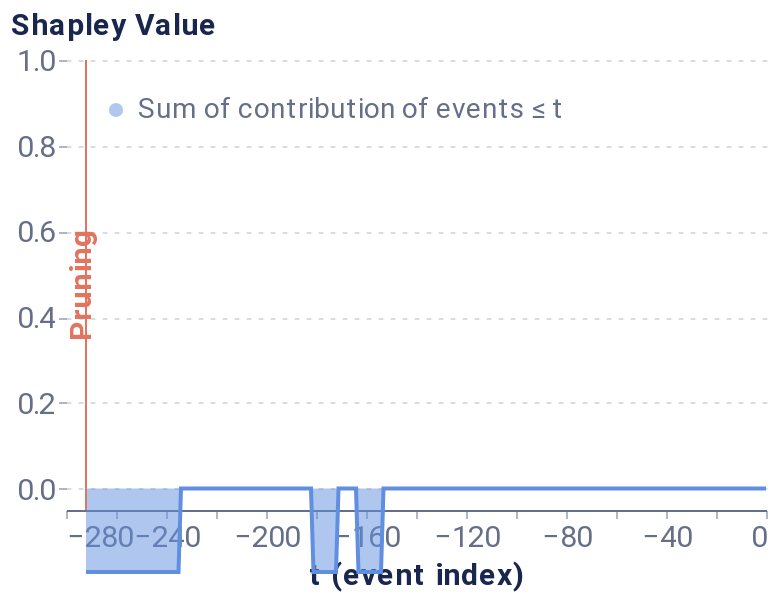

Notebook code for this chart:
### Markdown cell above
### Individual Plots

#### Local Plots

### Code cell
from timeshap.explainer import local_pruning
from timeshap.plot import plot_temp_coalition_pruning

pruning_dict = {'tol': 0,}
coal_plot_data, coal_prun_idx = local_pruning(f, random_sequence, pruning_dict, average_event)
# coal_prun_idx is in negative terms
pruning_idx = random_sequence.shape[1] + coal_prun_idx

pruning_plot = plot_temp_coalition_pruning(coal_plot_data, coal_prun_idx, plot_limit=280)
pruning_plot

### Figure 1 — Vega-Lite specification as saved in the notebook (floating-point values rounded to 4 significant figures; data arrays with more than 128 entries replaced by an {"elided": "..."} marker saying what was removed)
{"config": {"axis": {"domain": true, "domainColor": "#666F89", "grid": false, "gridCap": "round", "gridColor": "#B3B7C4", "gridDash": [2, 4], "gridWidth": 0.5, "labelColor": "#666F89", "labelFont": "Roboto, Arial, sans-serif", "labelPadding": 2, "tickColor": "#666F89", "tickOpacity": 0.5, "tickSize": 4, "titleColor": "#19274E", "titleFont": "Roboto, Arial, sans-serif", "titleFontSize": 12}, "axisBand": {"domain": true, "labelPadding": 4, "ticks": false}, "axisY": {"domain": false, "titleAlign": "left", "titleAngle": 0, "titleX": -20, "titleY": -10}, "legend": {"labelColor": "#666F89", "labelFont": "Roboto, Arial, sans-serif", "labelFontSize": 12, "symbolSize": 40, "titleColor": "#19274E", "titleFont": "Roboto, Arial, sans-serif", "titleFontSize": 12, "titlePadding": 4}, "arc": {"stroke": "#FFFFFF", "strokeWidth": 1}, "bar": {"fill": "#2770EB", "stroke": null}, "line": {"stroke": "#2770EB", "strokeWidth": 2}, "path": {"stroke": "#2770EB", "strokeWidth": 0.5}, "point": {"fill": "#2770EB", "shape": "circle", "filled": true}, "rect": {"fill": "#2770EB"}, "rule": {"stroke": "#666F89"}, "shape": {"stroke": "#2770EB"}, "text": {"color": "#19274E", "font": "Roboto, Arial, sans-serif", "fontSize": 12}, "range": {"category": ["#2770EB", "#77B98A", "#DA5252", "#FFC400", "#A87AEA", "#00A39E", "#19274E"], "diverging": ["#006360", "#2BB3AE", "#96D9D7", "#FFFFFF", "#EDAAAA", "#DA5252", "#811D1D"], "heatmap": ["#18448F", "#1B4EA5", "#2770EB", "#4C88EE", "#82ACF3", "#A6C4F7", "#E9F1FD"], "ramp": ["#18448F", "#1B4EA5", "#2770EB", "#4C88EE", "#82ACF3", "#A6C4F7", "#E9F1FD"]}, "background": "#FFFFFF", "group": {"fill": "#FFFFFF"}, "header": {"labelColor": "#19274E", "labelFont": "Roboto, Arial, sans-serif", "labelFontSize": 12, "titleColor": "#19274E", "titleFont": "Roboto, Arial, sans-serif", "titleFontSize": 16}, "title": {"anchor": "start", "color": "#19274E", "font": "Roboto, Arial, sans-serif", "fontSize": 20, "fontWeight": "bold", "offset": 20, "subtitleColor": "#19274E", "subtitleFontSize": 16}, "view": {"continuousHeight": 300, "continuousWidth": 400, "stroke": "transparent"}}, "layer": [{"mark": {"type": "area", "opacity": 0.5}, "encoding": {"color": {"field": "Coalition", "legend": {"fillColor": "white", "labelFontSize": 14, "labelLimit": 0, "orient": "top-left", "symbolSize": 50, "symbolStrokeWidth": 0, "title": null}, "scale": {"domain": ["Sum of contribution of events ≤ t"], "range": ["#618FE0"]}, "type": "nominal"}, "x": {"axis": {"labelFontSize": 15, "title": "t (event index)", "titleFontSize": 15}, "field": "t (event index)", "type": "quantitative"}, "y": {"axis": {"grid": true, "labelFontSize": 15, "titleFontSize": 15, "titleX": -28}, "field": "Shapley Value", "scale": {"domain": [-0.05, 1]}, "type": "quantitative"}}}, {"mark": "line", "encoding": {"color": {"field": "Coalition", "legend": {"fillColor": "white", "labelFontSize": 14, "labelLimit": 0, "orient": "top-left", "symbolSize": 50, "symbolStrokeWidth": 0, "title": null}, "scale": {"domain": ["Sum of contribution of events ≤ t"], "range": ["#618FE0"]}, "type": "nominal"}, "x": {"axis": {"labelFontSize": 15, "title": "t (event index)", "titleFontSize": 15}, "field": "t (event index)", "type": "quantitative"}, "y": {"axis": {"grid": true, "labelFontSize": 15, "titleFontSize": 15, "titleX": -28}, "field": "Shapley Value", "scale": {"domain": [-0.05, 1]}, "type": "quantitative"}}}, {"data": {"name": "data-0d80ef9f9cbbe7d446f1620e7db0fdc0"}, "mark": {"type": "rule", "color": "#E17560"}, "encoding": {"x": {"field": "x", "type": "quantitative"}}}, {"data": {"name": "data-be753f317ab609e8c2e99cfa0fe3dc62"}, "mark": {"type": "text", "angle": 270, "color": "#E17560", "fontSize": 15, "fontWeight": "bold", "text": "Pruning"}, "encoding": {"x": {"field": "x", "type": "quantitative"}}}], "data": {"name": "data-3795193a07af600bc21c482993dbd149"}, "height": 225, "width": 350, "$schema": "https://vega.github.io/schema/vega-lite/v4.17.0.json", "datasets": {"data-3795193a07af600bc21c482993dbd149": {"elided": "546 records"}, "data-0d80ef9f9cbbe7d446f1620e7db0fdc0": [{"x": -272}], "data-be753f317ab609e8c2e99cfa0fe3dc62": [{"x": -274}]}}
